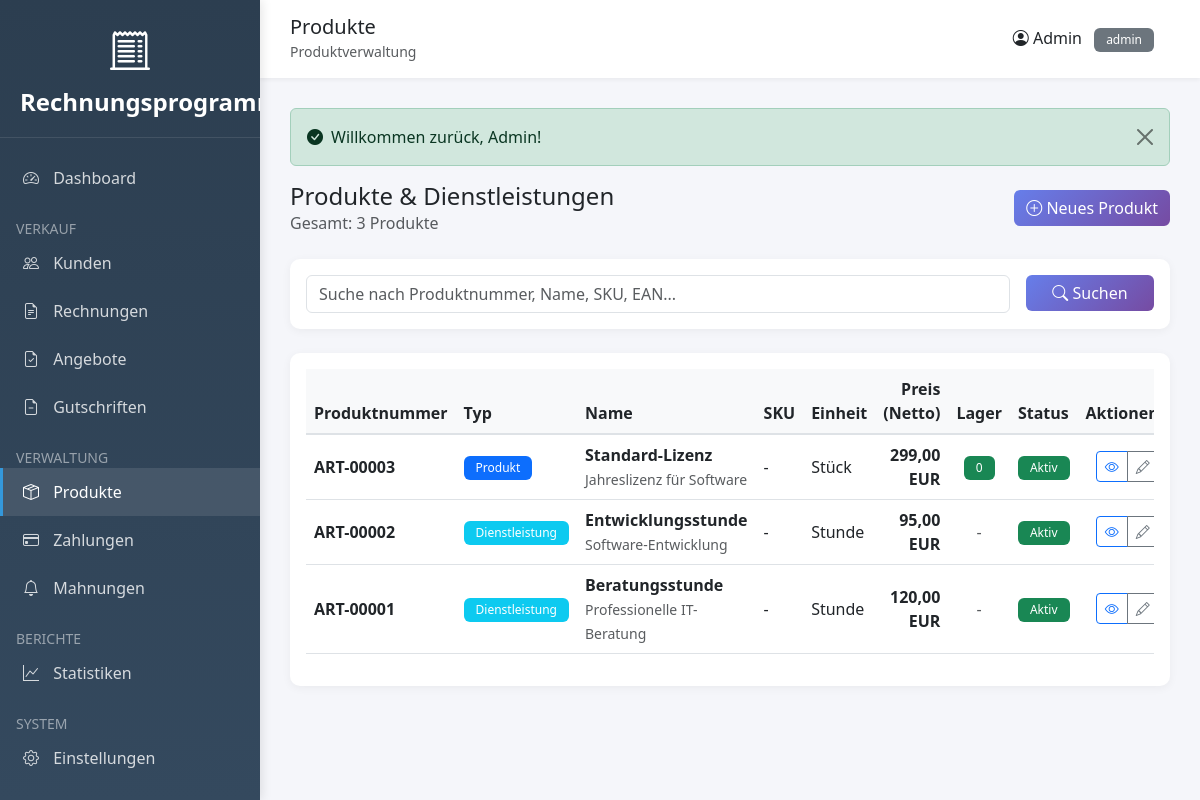
Screenshot of /products (signed in) with the database file from the repository.
### tables this page shows
CREATE TABLE IF NOT EXISTS `products` (
  `id` INT UNSIGNED NOT NULL AUTO_INCREMENT,
  `client_id` INT UNSIGNED NOT NULL,
  `category_id` INT UNSIGNED DEFAULT NULL,
  `product_number` VARCHAR(50) NOT NULL,
  `sku` VARCHAR(100) DEFAULT NULL,
  `ean` VARCHAR(20) DEFAULT NULL,
  `name` VARCHAR(200) NOT NULL,
  `description` TEXT DEFAULT NULL,
  `product_type` ENUM('product', 'service') NOT NULL DEFAULT 'product',
  `unit` VARCHAR(20) NOT NULL DEFAULT 'Stück',
  `price_net` DECIMAL(15,2) NOT NULL DEFAULT 0.00,
  `price_gross` DECIMAL(15,2) DEFAULT NULL,
  `purchase_price` DECIMAL(15,2) DEFAULT 0.00,
  `tax_rate_id` INT UNSIGNED DEFAULT NULL,
  `stock_quantity` DECIMAL(15,3) DEFAULT 0.000,
  `stock_min` DECIMAL(15,3) DEFAULT 0.000,
  `is_active` TINYINT(1) NOT NULL DEFAULT 1,
  `shopify_product_id` BIGINT UNSIGNED DEFAULT NULL,
  `shopify_variant_id` BIGINT UNSIGNED DEFAULT NULL,
  `created_at` TIMESTAMP NOT NULL DEFAULT CURRENT_TIMESTAMP,
  `updated_at` TIMESTAMP NOT NULL DEFAULT CURRENT_TIMESTAMP ON UPDATE CURRENT_TIMESTAMP,
  PRIMARY KEY (`id`),
  UNIQUE KEY `product_number` (`client_id`, `product_number`),
  KEY `idx_client_id` (`client_id`),
  KEY `idx_category_id` (`category_id`),
  KEY `idx_tax_rate_id` (`tax_rate_id`),
  KEY `idx_sku` (`sku`),
  KEY `idx_ean` (`ean`),
  KEY `idx_shopify_product` (`shopify_product_id`),
  KEY `idx_shopify_variant` (`shopify_variant_id`),
  KEY `idx_is_active` (`is_active`),
  CONSTRAINT `fk_products_client` FOREIGN KEY (`client_id`) REFERENCES `clients` (`id`) ON DELETE CASCADE,
  CONSTRAINT `fk_products_category` FOREIGN KEY (`category_id`) REFERENCES `product_categories` (`id`) ON DELETE SET NULL,
  CONSTRAINT `fk_products_tax_rate` FOREIGN KEY (`tax_rate_id`) REFERENCES `tax_rates` (`id`) ON DELETE SET NULL
);

### app/Controllers/ProductController.php (called while the page is built, shortened)
<?php
class ProductController extends Controller {
    private $productModel;
    public function __construct() {
        $this->productModel = new Product();
    }
    public function index() {
        $page = $this->get('page', 1);
        $search = $this->get('search', '');
        if ($search) {
            $products = $this->productModel->search($search);
            $pagination = null;
        } else {
            $pagination = $this->productModel->paginate($page, 20, ['client_id' => 1], 'id', 'DESC');
            $products = $pagination['data'];
        }
        $this->view('products.index', [
            'title' => 'Produkte',
            'subtitle' => 'Produktverwaltung',
            'activeMenu' => 'products',
            'products' => $products,
            'pagination' => $pagination,
            'search' => $search
        ]);
    }
}

### public/index.php (called while the page is built, shortened)
<?php
$router = require_once __DIR__ . '/../config/routes.php';
try {
    $router->dispatch();
} catch (Exception $e) {
    if (APP_DEBUG) {
        echo '<h1>Error</h1>';
        echo '<p>' . $e->getMessage() . '</p>';
        echo '<pre>' . $e->getTraceAsString() . '</pre>';
    } else {
        logMessage('Application Error: ' . $e->getMessage(), 'error');
        http_response_code(500);
        echo '<h1>Internal Server Error</h1>';
    }
}

### libs/Database.php (called while the page is built, shortened)
<?php
class Database {
    private static $instance = null;
    private $connection;
    private function __construct() {
        try {
            $dsn = sprintf(
                'mysql:host=%s;port=%s;dbname=%s;charset=%s',
                DB_HOST,
                DB_PORT,
                DB_DATABASE,
                DB_CHARSET
            );
            $options = [
                PDO::ATTR_ERRMODE            => PDO::ERRMODE_EXCEPTION,
                PDO::ATTR_DEFAULT_FETCH_MODE => PDO::FETCH_ASSOC,
                PDO::ATTR_EMULATE_PREPARES   => false,
                PDO::MYSQL_ATTR_INIT_COMMAND => "SET NAMES " . DB_CHARSET
            ];
            $this->connection = new PDO($dsn, DB_USERNAME, DB_PASSWORD, $options);
        } catch (PDOException $e) {
            logMessage('Database Connection Error: ' . $e->getMessage(), 'error');
            if (APP_DEBUG) {
                die('Database Connection Error: ' . $e->getMessage());
            } else {
                die('Database connection failed. Please contact administrator.');
            }
        }
    }
    public static function getInstance() {
        if (self::$instance === null) {
            self::$instance = new self();
        }
        return self::$instance;
    }
    public function query($sql, $params = []) {
        try {
            $stmt = $this->connection->prepare($sql);
            $stmt->execute($params);
            return $stmt;
        } catch (PDOException $e) {
            logMessage('Query Error: ' . $e->getMessage() . ' | SQL: ' . $sql, 'error');
            throw $e;
        }
    }
    public function fetchOne($sql, $params = []) {
        $stmt = $this->query($sql, $params);
        return $stmt->fetch();
    }
    public function fetchAll($sql, $params = []) {
        $stmt = $this->query($sql, $params);
        return $stmt->fetchAll();
    }
}

### libs/Model.php (called while the page is built, shortened)
<?php
abstract class Model {
    protected $db;
    protected $table;
    public function __construct() {
        $this->db = Database::getInstance();
    }
    public function count($conditions = []) {
        $sql = "SELECT COUNT(*) as count FROM {$this->table} WHERE 1=1";
        $params = [];
        foreach ($conditions as $field => $value) {
            $sql .= " AND {$field} = ?";
            $params[] = $value;
        }
        $result = $this->db->fetchOne($sql, $params);
        return (int)$result['count'];
    }
    public function paginate($page = 1, $perPage = 20, $conditions = [], $orderBy = null, $order = 'ASC') {
        $offset = ($page - 1) * $perPage;
        $sql = "SELECT * FROM {$this->table} WHERE 1=1";
        $params = [];
        foreach ($conditions as $field => $value) {
            $sql .= " AND {$field} = ?";
            $params[] = $value;
        }
        if ($orderBy) {
            $sql .= " ORDER BY {$orderBy} {$order}";
        }
        $sql .= " LIMIT {$perPage} OFFSET {$offset}";
        $data = $this->db->fetchAll($sql, $params);
        $total = $this->count($conditions);
        return [
            'data' => $data,
            'total' => $total,
            'page' => $page,
            'per_page' => $perPage,
            'last_page' => ceil($total / $perPage)
        ];
    }
}

### config/helpers.php (called while the page is built, shortened)
<?php
function url($path = '') {
    return APP_URL . '/' . ltrim($path, '/');
}
function e($string) {
    return htmlspecialchars($string ?? '', ENT_QUOTES, 'UTF-8');
}
function formatMoney($amount, $currency = 'EUR') {
    return number_format($amount, 2, ',', '.') . ' ' . $currency;
}

### app/Views/products/index.php (the view, shortened to what this page needs)
<div class="d-flex justify-content-between align-items-center mb-4">
    <div>
        <h4 class="mb-0">Produkte & Dienstleistungen</h4>
        <p class="text-muted mb-0">Gesamt: <?= $pagination ? number_format($pagination['total'], 0, ',', '.') : count($products) ?> Produkte</p>
    </div>
    <div>
        <a href="<?= url('products/create') ?>" class="btn btn-primary">
            <i class="bi bi-plus-circle"></i> Neues Produkt
        </a>
    </div>
</div>
<div class="card mb-4">
    <div class="card-body">
        <form method="GET" action="<?= url('products') ?>" class="row g-3">
            <div class="col-md-10">
                <input type="text" class="form-control" name="search" placeholder="Suche nach Produktnummer, Name, SKU, EAN..." value="<?= e($search) ?>">
            </div>
            <div class="col-md-2">
                <button type="submit" class="btn btn-primary w-100">
                    <i class="bi bi-search"></i> Suchen
                </button>
            </div>
        </form>
    </div>
</div>
<div class="card">
    <div class="card-body">
        <?php if (empty($products)): ?>
            <div class="text-center py-5">
                <i class="bi bi-box-seam fs-1 text-muted"></i>
                <p class="mt-3 text-muted">Keine Produkte gefunden</p>
                <a href="<?= url('products/create') ?>" class="btn btn-primary">
                    <i class="bi bi-plus-circle"></i> Erstes Produkt anlegen
                </a>
            </div>
        <?php else: ?>
            <div class="table-responsive">
                <table class="table table-hover align-middle">
                    <thead>
                        <tr>
                            <th>Produktnummer</th>
                            <th>Typ</th>
                            <th>Name</th>
                            <th>SKU</th>
                            <th>Einheit</th>
                            <th class="text-end">Preis (Netto)</th>
                            <th class="text-center">Lager</th>
                            <th>Status</th>
                            <th class="text-end">Aktionen</th>
                        </tr>
                    </thead>
                    <tbody>
                        <?php foreach ($products as $product): ?>
                        <tr>
                            <td>
                                <strong><?= e($product['product_number']) ?></strong>
                            </td>
                            <td>
                                <?php if ($product['product_type'] === 'product'): ?>
                                    <span class="badge bg-primary">Produkt</span>
                                <?php else: ?>
                                    <span class="badge bg-info">Dienstleistung</span>
                                <?php endif; ?>
                            </td>
                            <td>
                                <div>
                                    <strong><?= e($product['name']) ?></strong>
                                    <?php if ($product['description']): ?>
                                        <br><small class="text-muted"><?= e(substr($product['description'], 0, 50)) ?><?= strlen($product['description']) > 50 ? '...' : '' ?></small>
                                    <?php endif; ?>
                                </div>
                            </td>
                            <td><?= e($product['sku'] ?: '-') ?></td>
                            <td><?= e($product['unit']) ?></td>
                            <td class="text-end">
                                <strong><?= formatMoney($product['price_net']) ?></strong>
                            </td>
                            <td class="text-center">
                                <?php if ($product['product_type'] === 'product'): ?>
                                    <?php
                                    $stock = (float)$product['stock_quantity'];
                                    $min = (float)$product['stock_min'];
                                    $isLow = $stock <= $min && $min > 0;
                                    ?>
                                    <span class="badge bg-<?= $isLow ? 'warning' : 'success' ?>">
                                        <?= number_format($stock, 0, ',', '.') ?>
                                    </span>
                                <?php else: ?>
                                    <span class="text-muted">-</span>
                                <?php endif; ?>
                            </td>
                            <td>
                                <?php if ($product['is_active']): ?>
                                    <span class="badge bg-success">Aktiv</span>
                                <?php else: ?>
                                    <span class="badge bg-secondary">Inaktiv</span>
                                <?php endif; ?>
                            </td>
                            <td class="text-end">
                                <div class="btn-group btn-group-sm">
                                    <a href="<?= url('products/' . $product['id']) ?>" class="btn btn-outline-primary" title="Anzeigen">
                                        <i class="bi bi-eye"></i>
                                    </a>
                                    <a href="<?= url('products/' . $product['id'] . '/edit') ?>" class="btn btn-outline-secondary" title="Bearbeiten">
                                        <i class="bi bi-pencil"></i>
                                    </a>
                                </div>
                            </td>
                        </tr>
                        <?php endforeach; ?>
                    </tbody>
                </table>
            </div>
        <?php endif; ?>
    </div>
</div>

### libs/Router.php (shortened to what this page needs)
<?php
class Router {
    private $routes = [];
    private function addRoute($method, $path, $handler, $name = null) {
        $route = [
            'method' => $method,
            'path' => $path,
            'handler' => $handler,
            'pattern' => $this->convertToPattern($path),
            'middlewares' => []
        ];
        $this->routes[] = $route;
        return $this;
    }
    private function convertToPattern($path) {
        $pattern = preg_replace('/\{([a-zA-Z0-9_]+)\}/', '([^/]+)', $path);
        return '#^' . $pattern . '$#';
    }
    public function middleware($middleware) {
        if (count($this->routes) > 0) {
            $index = count($this->routes) - 1;
            $this->routes[$index]['middlewares'][] = $middleware;
        }
        return $this;
    }
    public function dispatch() {
        $method = $_SERVER['REQUEST_METHOD'];
        $uri = parse_url($_SERVER['REQUEST_URI'], PHP_URL_PATH);
        foreach ($this->routes as $route) {
            if ($route['method'] === $method && preg_match($route['pattern'], $uri, $matches)) {
                array_shift($matches);
                return $this->executeHandler($route['handler'], $matches);
            }
        }
    }
    private function executeHandler($handler, $params = []) {
        if (is_string($handler) && strpos($handler, '@') !== false) {
            list($controller, $method) = explode('@', $handler);
            $controllerInstance = new $controllerClass();
            return call_user_func_array([$controllerInstance, $method], $params);
        }
        throw new \Exception("Invalid handler");
    }
}

### rows the page displays
products: id "3", product_number "ART-00003", product_type "Produkt", name "Standard-Lizenz", description "Jahreslizenz für Software", sku "-", unit "Stück", price_net "299,00 EUR", stock_quantity "0", is_active "Aktiv"
products: product_number "ART-00002", product_type "Dienstleistung", name "Entwicklungsstunde", description "Software-Entwicklung", sku "-", unit "Stunde", price_net "95,00 EUR", is_active "Aktiv"
products: product_number "ART-00001", product_type "Dienstleistung", name "Beratungsstunde", description "Professionelle IT-Beratung", sku "-", unit "Stunde", price_net "120,00 EUR", is_active "Aktiv"
